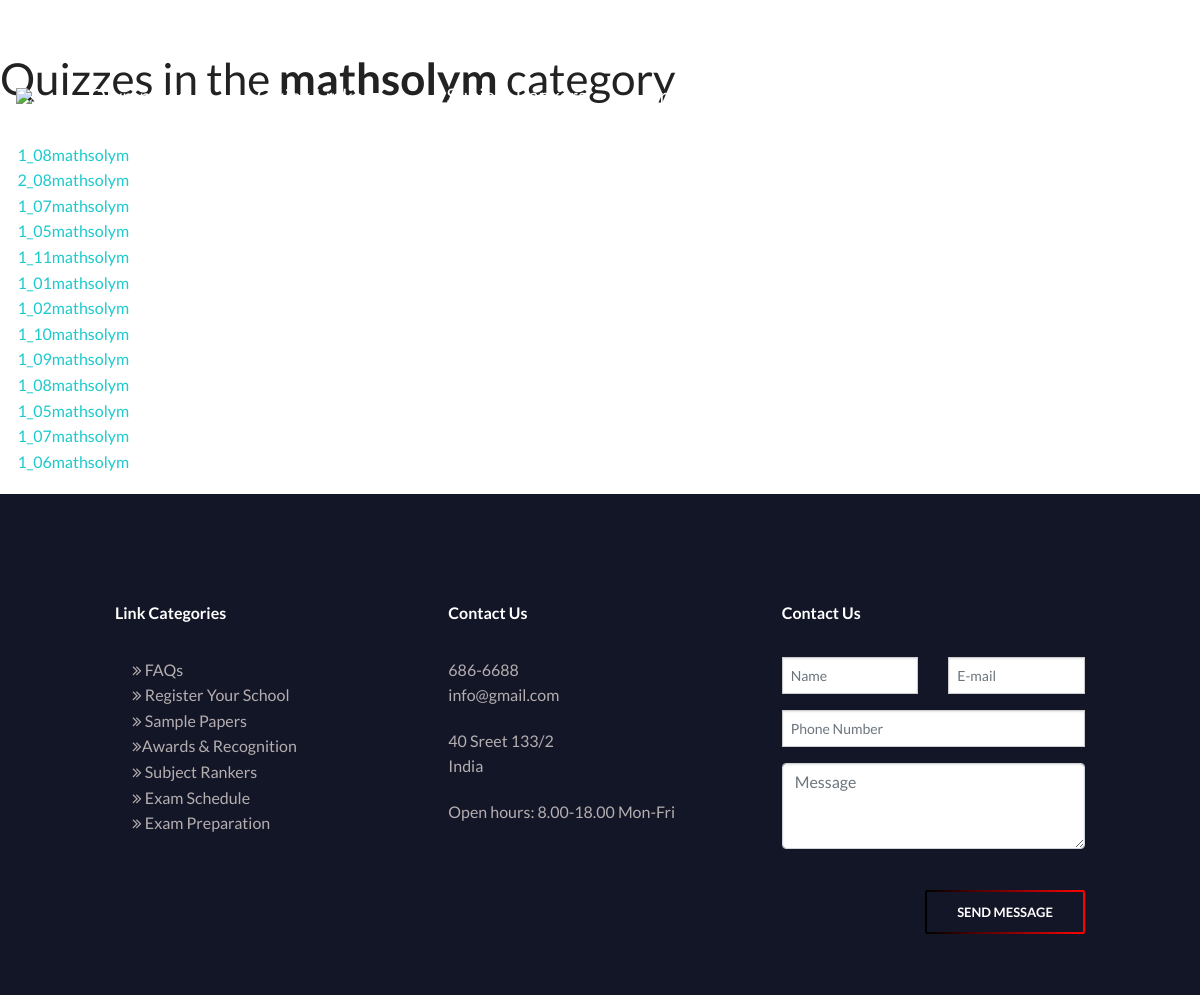
Before: /category/mathsolym/ with the older database file.
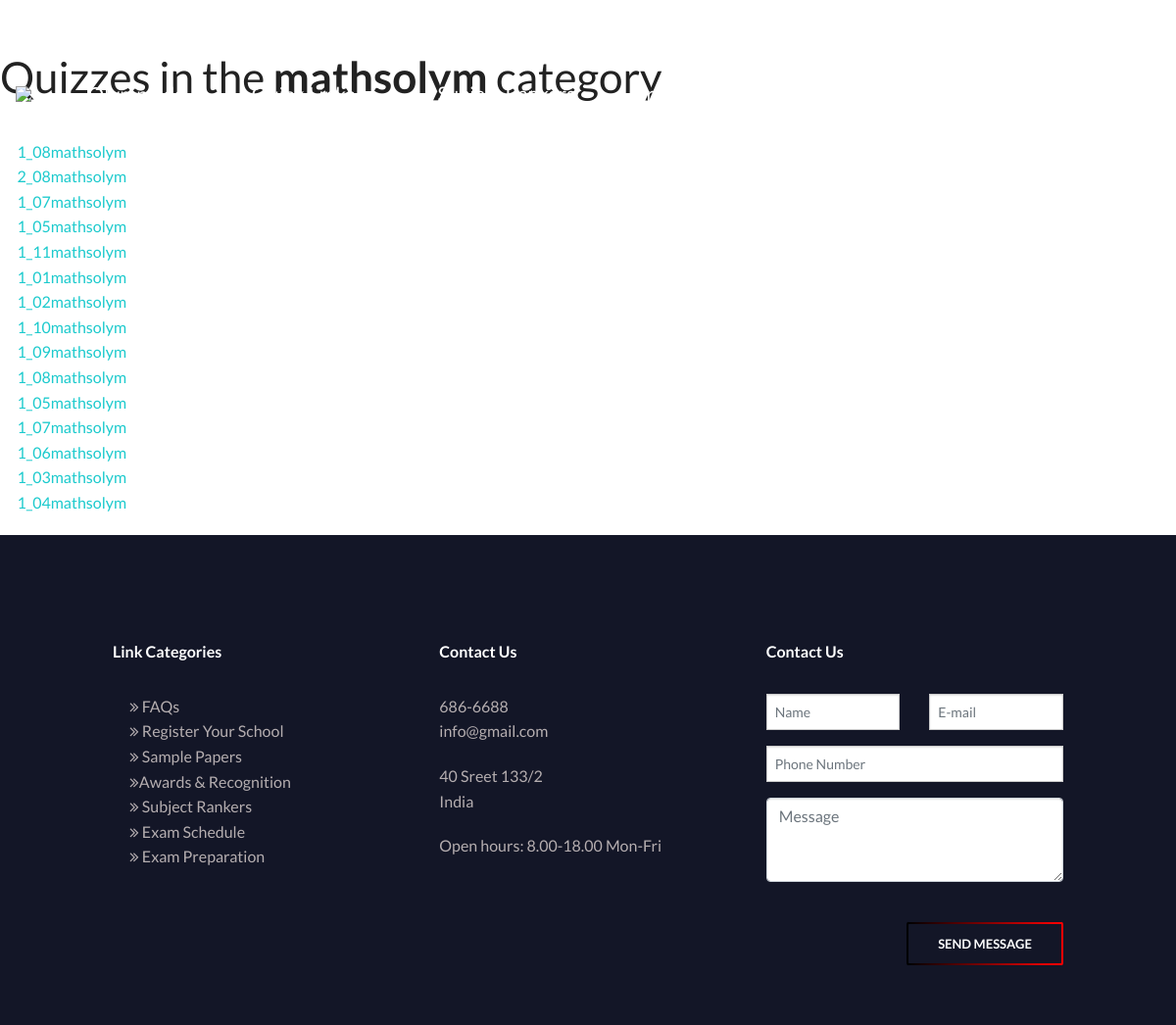
After: the same page with the newer database file.
### quiz/models.py (models this page shows, shortened)
class Quiz(models.Model):
    title = models.CharField(
        verbose_name=_("Title"),
        max_length=60, blank=False)
    url = models.SlugField(
        max_length=60, blank=False,
        help_text=_("a user friendly url"),
        verbose_name=_("user friendly url"))
    category = models.ForeignKey(
        Category, null=True, blank=True,
        verbose_name=_("Category"), on_delete=models.CASCADE)
    standard = models.ForeignKey(
            Standard, null=True, blank=True,
            verbose_name=_("Standard"), on_delete=models.CASCADE)
    random_order = models.BooleanField(
        blank=False, default=False,
        verbose_name=_("Random Order"),
        help_text=_("Display the questions in "
                    "a random order or as they "
                    "are set?"))
    max_questions = models.PositiveIntegerField(
        blank=True, null=True, verbose_name=_("Max Questions"),
        help_text=_("Number of questions to be answered on each attempt."))
    answers_at_end = models.BooleanField(
        blank=False, default=False,
        help_text=_("Correct answer is NOT shown after question."
                    " Answers displayed at the end."),
        verbose_name=_("Answers at end"))
    exam_paper = models.BooleanField(
        blank=False, default=False,
        help_text=_("If yes, the result of each"
                    " attempt by a user will be"
                    " stored. Necessary for marking."),
        verbose_name=_("Exam Paper"))
    single_attempt = models.BooleanField(
        blank=False, default=False,
        help_text=_("If yes, only one attempt by"
                    " a user will be permitted."
                    " Non users cannot sit this exam."),
        verbose_name=_("Single Attempt"))
    pass_mark = models.SmallIntegerField(
        blank=True, default=0,
        verbose_name=_("Pass Mark"),
        help_text=_("Percentage required to pass exam."),
        validators=[MaxValueValidator(100)])
    draft = models.BooleanField(
        blank=True, default=False,
        verbose_name=_("Draft"),
        help_text=_("If yes, the quiz is not displayed"
                    " in the quiz list and can only be"
                    " taken by users who can edit"
                    " quizzes."))
    ispaid =  models.BooleanField(blank=True, default=False, help_text=_("If yes, than  quiz is subscribed by user"))
    ispaid_final =  models.BooleanField(blank=True, default=False, help_text=_("If yes, than  quiz is subscribed by user"))
    class Meta:
        verbose_name = _("Quiz")
        verbose_name_plural = _("Quizzes")

### quiz/views.py (the view)
class ViewQuizListByCategory(ListView):
    model = Quiz
    template_name = 'view_quiz_category.html'
    def dispatch(self, request, *args, **kwargs):
        self.category = get_object_or_404(
            Category,
            category=self.kwargs['category_name']
        )
        return super(ViewQuizListByCategory, self).\
            dispatch(request, *args, **kwargs)
    def get_context_data(self, **kwargs):
        context = super(ViewQuizListByCategory, self)\
            .get_context_data(**kwargs)
        context['category'] = self.category
        return context
    def get_queryset(self):
        queryset = super(ViewQuizListByCategory, self).get_queryset()
        return queryset.filter(category=self.category, draft=False)

### quiz/templates/view_quiz_category.html (shortened to what this page needs)
{% extends 'base.html' %}
{% load i18n %}
{% block body %}
<h1>{% trans "Quizzes in the" %} <strong>{{ category.category }} </strong>{% trans "category" %}</h1>
  {% with object_list as quizzes %}
    {% if quizzes %}
        <ul>
        {% for quiz in quizzes %}
            <li>
			  <a href="{% url 'quiz_question' quiz_name=quiz.url %}">
				{{ quiz.title }}
			  </a>
			</li>
        {% endfor %}
        </ul>
    {% else %}
        <p>{% trans "There are no quizzes" %}</p>
    {% endif %}
  {% endwith %}
{% endblock %}

Changed rows visible on the page:
added Quiz: title "1_03mathsolym"
added Quiz: title "1_04mathsolym"
